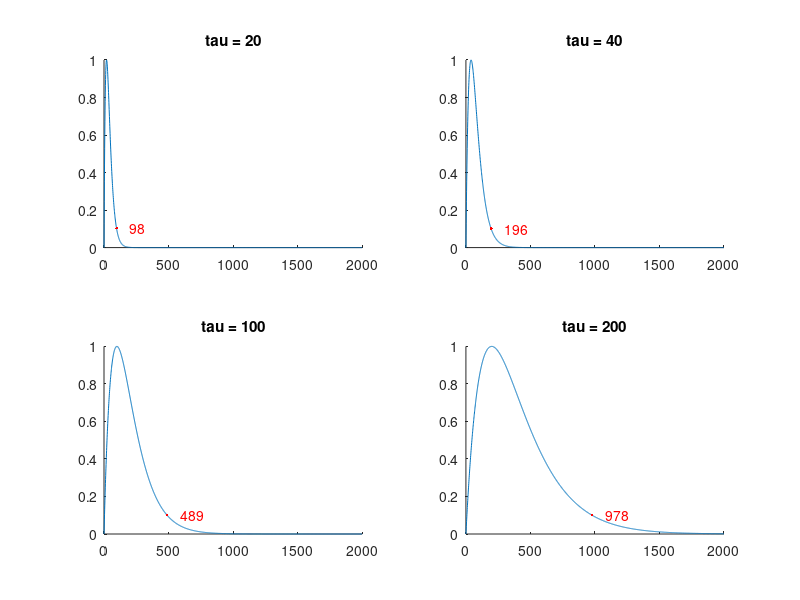

MATLAB code for this plot:
function dynamic_alpha_curve_tester
% dynamic_alpha_curve_tester
% Tests shapes of alpha curves

tauSet = [20, 40, 100, 200];
t = 0:1:2000;

figure('Color','w');
for(q=1:4)
    tau = tauSet(q);
    y = (t/tau).*exp(1-(t/tau));
    y = y/max(y);

    tmax = find(y==1);
    t90 = find(y>0.1,1,'last');

    subplot(2,2,q);
    hold on;
    plot(t,y);
    plot(t90,y(t90),'r.');
    text(t90+100,y(t90),num2str(round(t90)),'Color','red');
    hold off;
    title(['tau = ' num2str(tau)]);
end

end